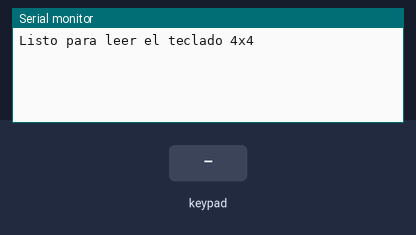
A sketch run on a simulated Arduino Uno, built with avr-gcc and run on an emulated ATmega328P. Shown: the last lines printed to the serial monitor. The test bench sets the inputs (shaded band).

Above: at 1.2 s.
1.3 s: key '1' pressed
At 2.5 s:
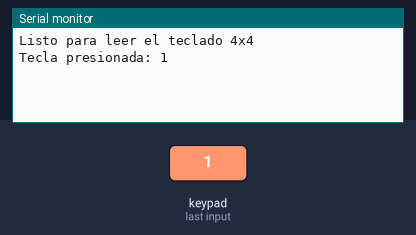
2.8 s: keypad keys 4 5 6 7 # pressed 0.4 s apart
At 5.1 s:
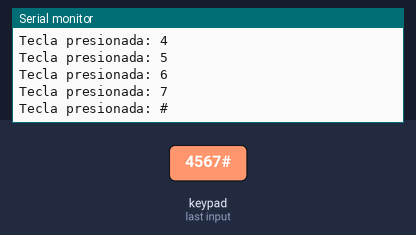
6.3 s: key 'B' pressed
At 6.7 s:
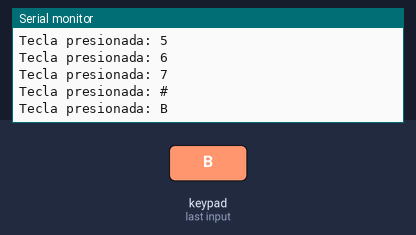
7.8 s: keypad keys 4 5 6 7 * pressed 0.4 s apart
At 10.3 s:
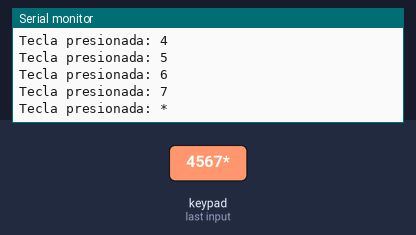
11.3 s: key 'C' pressed
At 12.5 s:
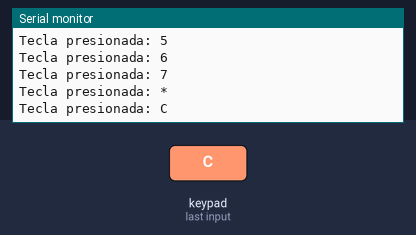
12.8 s: keypad keys 4 5 6 7 D pressed 0.4 s apart
At 15.3 s:
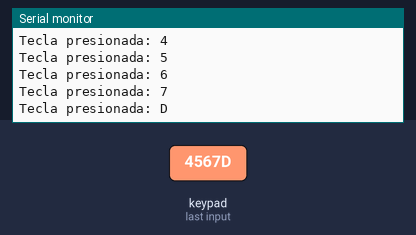
Timing chart, 0 to 16.8 s (numbered marks = the images above; inputs shaded):
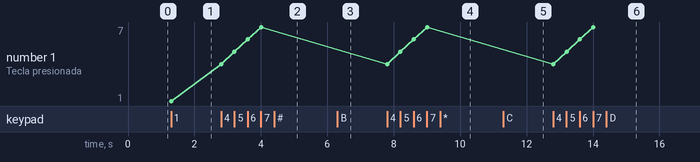

Measured:
- after the input at 1.3 s, the serial monitor: prints a new line at once (image 1)
- after the input at 2.8 s, the serial monitor: prints a new line at once (image 2)
- after the input at 6.3 s, the serial monitor: prints a new line at once (image 3)
- after the input at 7.8 s, the serial monitor: prints a new line at once (image 4)
- after the input at 11.3 s, the serial monitor: prints a new line at once (image 5)
- after the input at 12.8 s, the serial monitor: prints a new line at once (image 6)
- plotted number 1: 1 → 7 after the input at 2.8 s

The sketch:

teclado_4x4.ino
```cpp
/*
  Funcionamiento del keypad
*/

#include <Keypad.h>

// Definir numeros de filas y columnas
const byte FILAS = 4;
const byte COLUMNAS = 4;

// Definir las teclas del teclado
char teclas[FILAS][COLUMNAS] = {
  { '1', '2', '3', '4' },
  { '4', '5', '6', 'B' },
  { '7', '8', '9', 'C' },
  { '*', '0', '#', 'D' }
};

//Pines del arduino conectado al teclado
byte pinesFILAS[FILAS] = {4, 5, 6, 7};
byte pinesCOLUMNAS[COLUMNAS] = {8, 9, 10, 11};

// Crear el objeto teclado
Keypad teclado = Keypad(makeKeymap(teclas), pinesFILAS, pinesCOLUMNAS, FILAS, COLUMNAS);

void setup() {
  Serial.begin(9600);
  Serial.println("Listo para leer el teclado 4x4");

}

void loop() {
  char tecla = teclado.getKey();

  if(tecla) {
    Serial.print("Tecla presionada: ");
    Serial.println(tecla);
  }
}
```
